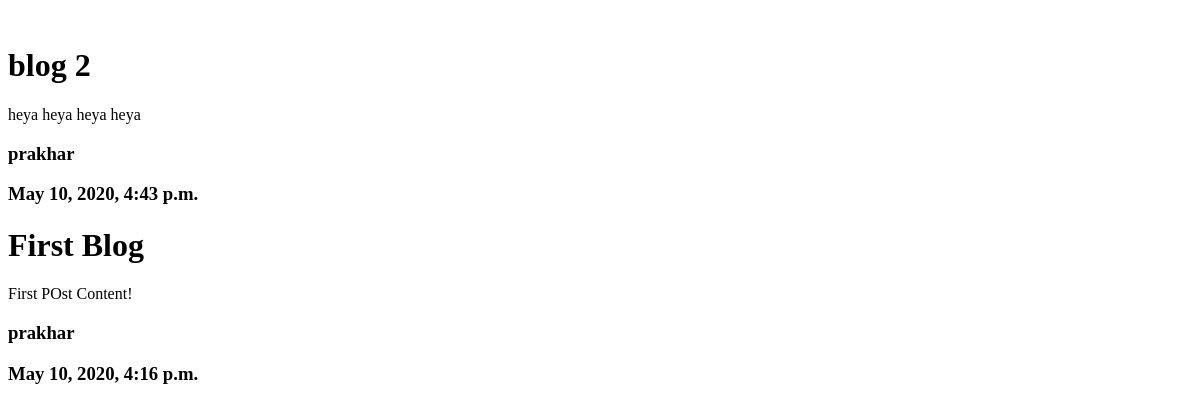
The app's page /, older data.
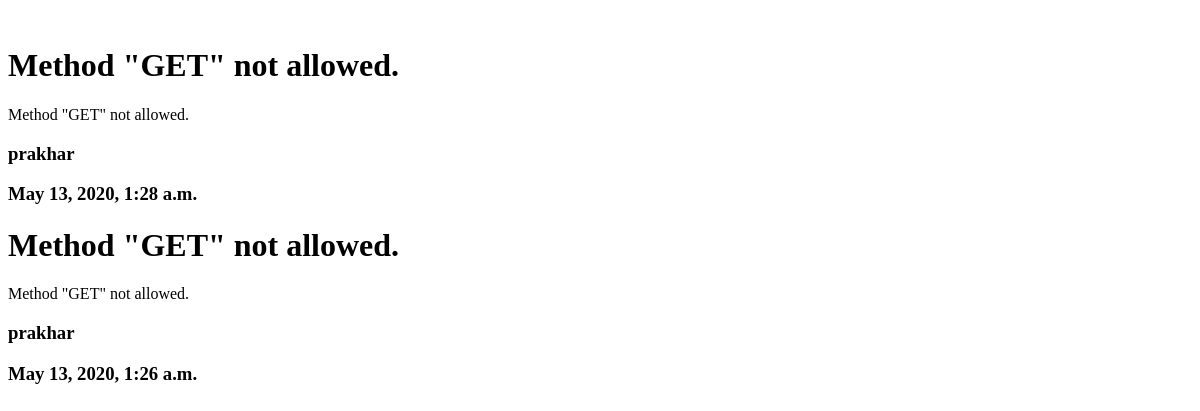
The same page, newer data.
### blog/models.py (models this page shows, shortened)
class Post(models.Model):
    title = models.CharField(max_length=100)
    content = models.TextField()
    date_posted = models.DateTimeField(default = timezone.now)
    author = models.ForeignKey(User, on_delete=models.CASCADE)

### blog/views.py (the view)
# urls.py: path('',PostListView.as_view(),name='blog-home'),
class PostListView(ListView):
    model=Post
    template_name='blog/blog.html'
    context_object_name = 'posts'
    ordering = ['-date_posted']

### blog/templates/blog/blog.html (shortened to what this page needs)
<!DOCTYPE html>
<html lang="en">
<head>
</head>
<body>
    <br>
    {%for post in posts%}
    <h1>{{post.title}}</h1>
    <p>{{post.content}}</p>
    <h3>
        {{post.author}}
    </h3>
    <h3>
        {{post.date_posted}}
    </h3>
    {%endfor%}
</body>
</html>

Row changes from the older to the newer data that the page shows:
removed Post: title "blog 2", content "heya heya heya heya", author "prakhar", date_posted "May 10, 2020, 4:43 p.m."
removed Post: title "First Blog", content "First POst Content!", author "prakhar", date_posted "May 10, 2020, 4:16 p.m."
added Post: title "Method \"GET\" not allowed.", content "Method \"GET\" not allowed.", author "prakhar", date_posted "May 13, 2020, 1:28 a.m."
added Post: title "Method \"GET\" not allowed.", content "Method \"GET\" not allowed.", author "prakhar", date_posted "May 13, 2020, 1:26 a.m."
